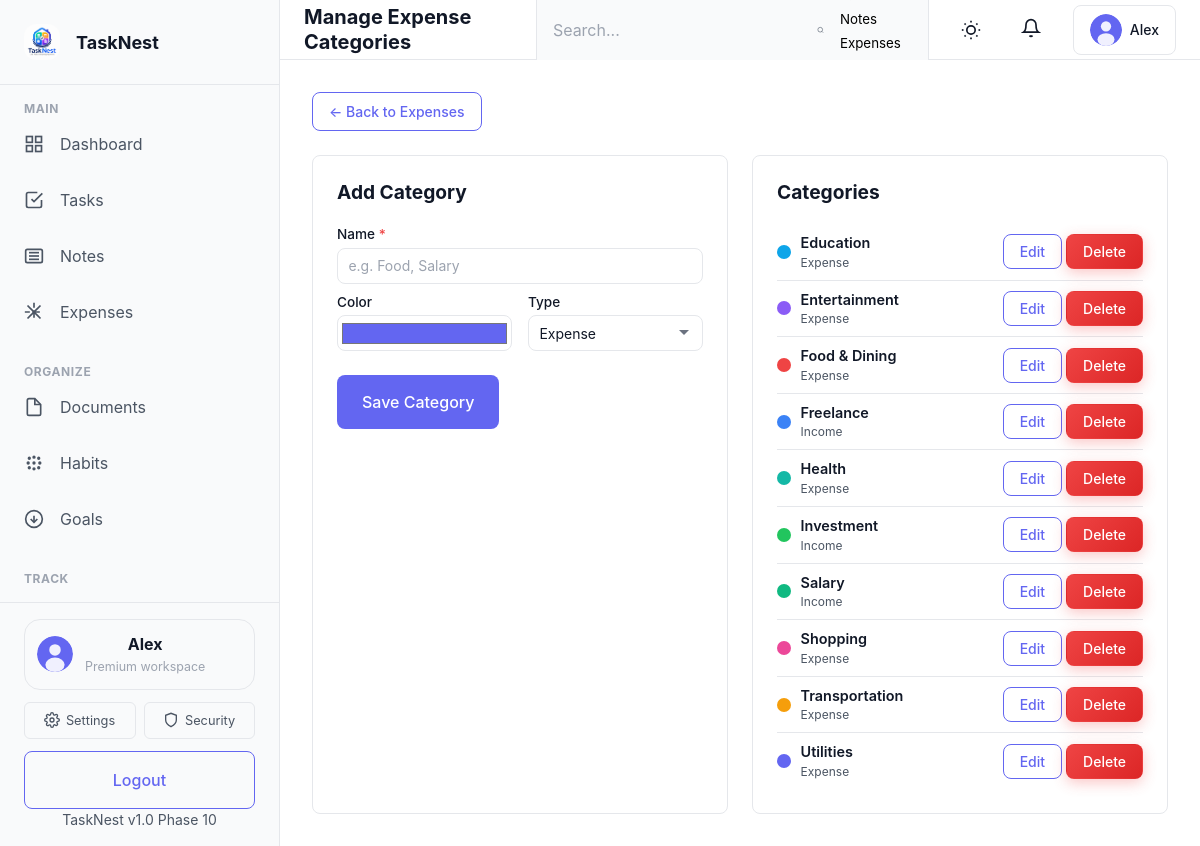
Page /modules/expenses/expenses-categories.php (signed in) on the committed database.
### tables this page shows
CREATE TABLE IF NOT EXISTS users (
    id INT PRIMARY KEY AUTO_INCREMENT,
    username VARCHAR(50) UNIQUE NOT NULL,
    email VARCHAR(120) UNIQUE NOT NULL,
    password_hash VARCHAR(255) NOT NULL,
    first_name VARCHAR(100),
    last_name VARCHAR(100),
    avatar_url VARCHAR(255),
    phone VARCHAR(20),
    bio TEXT,
    timezone VARCHAR(50) DEFAULT 'UTC',
    theme ENUM('light', 'dark') DEFAULT 'light',
    is_active TINYINT(1) DEFAULT 1,
    role ENUM('user', 'admin') DEFAULT 'user',
    created_at TIMESTAMP DEFAULT CURRENT_TIMESTAMP,
    updated_at TIMESTAMP DEFAULT CURRENT_TIMESTAMP ON UPDATE CURRENT_TIMESTAMP,
    INDEX idx_email (email),
    INDEX idx_username (username),
    INDEX idx_created_at (created_at)
);

CREATE TABLE IF NOT EXISTS expense_categories (
    id INT AUTO_INCREMENT PRIMARY KEY,
    user_id INT NOT NULL,
    name VARCHAR(100) NOT NULL,
    color VARCHAR(20) DEFAULT '#6366f1',
    type ENUM('expense', 'income') DEFAULT 'expense',
    is_deleted TINYINT(1) DEFAULT 0,
    created_at TIMESTAMP DEFAULT CURRENT_TIMESTAMP,
    updated_at TIMESTAMP DEFAULT CURRENT_TIMESTAMP ON UPDATE CURRENT_TIMESTAMP,
    FOREIGN KEY (user_id) REFERENCES users(id) ON DELETE CASCADE,
    UNIQUE KEY unique_exp_cat_user (user_id, name, type),
    INDEX idx_ec_user (user_id)
);

### modules/expenses/expenses-categories.php (the view, shortened to what the rows shown need)
<?php
require_once __DIR__ . '/../../config/db.php';
require_once __DIR__ . '/../../includes/auth.php';
require_once __DIR__ . '/../../includes/functions.php';
$user_id = $auth->getUserId();
$categories = getExpenseCategories($mysqli, $user_id);
$page_title = 'Manage Expense Categories';
include __DIR__ . '/../../includes/header.php';
?>
<div class="expenses-page">
    <div style="display:grid;grid-template-columns:1fr 1fr;gap:1.5rem;max-width:900px;">
        <div style="background:var(--bg-card);border:1px solid var(--border-color);border-radius:var(--radius-lg);padding:1.5rem;">
            <h2 style="font-size:1.2rem;font-weight:700;color:var(--text-primary);margin:0 0 1.25rem;" id="catFormTitle">Add Category</h2>
        </div>
        <div style="background:var(--bg-card);border:1px solid var(--border-color);border-radius:var(--radius-lg);padding:1.5rem;">
            <h2 style="font-size:1.2rem;font-weight:700;color:var(--text-primary);margin:0 0 1.25rem;">Categories</h2>
            <div id="categoryList">
                <?php if (!empty($categories)): ?>
                    <?php foreach ($categories as $cat): ?>
                        <div class="expense-category-item" data-id="<?php echo (int) $cat['id']; ?>">
                            <div style="display:flex;align-items:center;gap:0.6rem;">
                                <span style="display:inline-block;width:14px;height:14px;border-radius:50%;background:<?php echo htmlspecialchars($cat['color']); ?>;flex-shrink:0;"></span>
                                <div>
                                    <div style="font-size:0.9rem;font-weight:600;color:var(--text-primary);"><?php echo htmlspecialchars($cat['name']); ?></div>
                                    <div style="font-size:0.75rem;color:var(--text-secondary);text-transform:capitalize;"><?php echo htmlspecialchars($cat['type']); ?></div>
                                </div>
                            </div>
                            <div style="display:flex;gap:0.25rem;">
                                <button class="btn btn-secondary btn-sm edit-cat-btn" type="button"
                                    data-id="<?php echo (int) $cat['id']; ?>"
                                    data-name="<?php echo htmlspecialchars($cat['name']); ?>"
                                    data-color="<?php echo htmlspecialchars($cat['color']); ?>"
                                    data-type="<?php echo htmlspecialchars($cat['type']); ?>">Edit</button>
                                <button class="btn btn-danger btn-sm delete-cat-btn" type="button"
                                    data-id="<?php echo (int) $cat['id']; ?>"
                                    data-name="<?php echo htmlspecialchars($cat['name']); ?>">Delete</button>
                            </div>
                        </div>
                    <?php endforeach; ?>
                <?php else: ?>
                    <div class="empty-state" style="padding:2rem 1rem;text-align:center;">
                        <p style="color:var(--text-secondary);">No categories yet. Create one to get started.</p>
                    </div>
                <?php endif; ?>
            </div>
        </div>
    </div>
</div>
<?php include __DIR__ . '/../../includes/footer.php'; ?>

### includes/sidebar.php (shortened to what the rows shown need)
<?php
if (!isset($user) || !is_array($user)) {
    $user = $auth->getUser() ?? [];
}
$current_page = basename($_SERVER['PHP_SELF']);
$navClass = function ($page) use ($current_page) {
    return $current_page === $page ? 'active' : '';
};
?>
<aside class="sidebar" id="mainSidebar">
    <div class="sidebar-header">
        <a href="<?php echo SITE_URL; ?>/dashboard.php" class="logo">
            <img src="<?php echo SITE_URL; ?>/assets/images/logo-dark.png" alt="<?php echo SITE_NAME; ?> Logo" class="logo-img">
            <span class="logo-text"><?php echo SITE_NAME; ?></span>
        </a>
    </div>
    <nav class="sidebar-nav">
        <div class="nav-section">
            <button class="nav-section-toggle" type="button" aria-expanded="true">
                <h3 class="nav-section-title">Main</h3>
            </button>
            <ul class="nav-menu">
                <li class="nav-item <?php echo $navClass('dashboard.php'); ?>">
                    <a href="<?php echo SITE_URL; ?>/dashboard.php" class="nav-link">
                        <svg class="nav-icon" viewBox="0 0 24 24" fill="none" stroke="currentColor" stroke-width="2">
                            <rect x="3" y="3" width="7" height="7"></rect>
                            <rect x="14" y="3" width="7" height="7"></rect>
                            <rect x="14" y="14" width="7" height="7"></rect>
                            <rect x="3" y="14" width="7" height="7"></rect>
                        </svg>
                        <span class="nav-label">Dashboard</span>
                    </a>
                </li>
                <li class="nav-item <?php echo $navClass('tasks.php'); ?>">
                    <a href="<?php echo SITE_URL; ?>/tasks.php" class="nav-link">
                        <svg class="nav-icon" viewBox="0 0 24 24" fill="none" stroke="currentColor" stroke-width="2">
                            <polyline points="9 11 12 14 22 4"></polyline>
                            <path d="M21 12v7a2 2 0 0 1-2 2H5a2 2 0 0 1-2-2V5a2 2 0 0 1 2-2h11"></path>
                        </svg>
                        <span class="nav-label">Tasks</span>
                    </a>
                </li>
                <li class="nav-item <?php echo $navClass('notes.php'); ?>">
                    <a href="<?php echo SITE_URL; ?>/notes.php" class="nav-link">
                        <svg class="nav-icon" viewBox="0 0 24 24" fill="none" stroke="currentColor" stroke-width="2">
                            <path d="M4 4h16a2 2 0 0 1 2 2v12a2 2 0 0 1-2 2H4a2 2 0 0 1-2-2V6a2 2 0 0 1 2-2z"></path>
                            <line x1="6" y1="8" x2="18" y2="8"></line>
                            <line x1="6" y1="12" x2="18" y2="12"></line>
                            <line x1="6" y1="16" x2="18" y2="16"></line>
                        </svg>
                        <span class="nav-label">Notes</span>
                    </a>
                </li>
                <li class="nav-item <?php echo $navClass('expenses.php'); ?>">
                    <a href="<?php echo SITE_URL; ?>/expenses.php" class="nav-link">
                        <span class="nav-label">Expenses</span>
                    </a>
                </li>
            </ul>
        </div>
        <div class="nav-section">
            <button class="nav-section-toggle" type="button" aria-expanded="true">
                <h3 class="nav-section-title">Organize</h3>
            </button>
            <ul class="nav-menu">
                <li class="nav-item <?php echo $navClass('documents.php'); ?>">
                    <a href="<?php echo SITE_URL; ?>/documents.php" class="nav-link">
                        <svg class="nav-icon" viewBox="0 0 24 24" fill="none" stroke="currentColor" stroke-width="2">
                            <path d="M13 2H6a2 2 0 0 0-2 2v16a2 2 0 0 0 2 2h12a2 2 0 0 0 2-2V9z"></path>
                            <polyline points="13 2 13 9 20 9"></polyline>
                        </svg>
                        <span class="nav-label">Documents</span>
                    </a>
                </li>
                <li class="nav-item <?php echo $navClass('habits.php'); ?>">
                    <a href="<?php echo SITE_URL; ?>/habits.php" class="nav-link">
                        <span class="nav-label">Habits</span>
                    </a>
                </li>
                <li class="nav-item <?php echo $navClass('goals.php'); ?>">
                    <a href="<?php echo SITE_URL; ?>/goals.php" class="nav-link">
                        <svg class="nav-icon" viewBox="0 0 24 24" fill="none" stroke="currentColor" stroke-width="2">
                            <circle cx="12" cy="12" r="10"></circle>
                            <polyline points="8 12 12 16 16 12"></polyline>
                            <line x1="12" y1="8" x2="12" y2="16"></line>
                        </svg>
                        <span class="nav-label">Goals</span>
                    </a>
                </li>
            </ul>
        </div>
        <div class="nav-section">
            <button class="nav-section-toggle" type="button" aria-expanded="true">
                <h3 class="nav-section-title">Track</h3>
            </button>
            <ul class="nav-menu">
                <li class="nav-item <?php echo $navClass('shopping.php'); ?>">
                    <a href="<?php echo SITE_URL; ?>/shopping.php" class="nav-link">
                    </a>
                </li>
            </ul>
        </div>
    </nav>
    <div class="sidebar-footer">
        <div class="sidebar-profile">
            <?php if (!empty($user['avatar_url'])): ?>
                <img src="<?php echo SITE_URL; ?>/<?php echo htmlspecialchars($user['avatar_url']); ?>" alt="Profile" class="sidebar-profile-avatar">
            <?php else: ?>
                <img src="<?php echo SITE_URL; ?>/assets/images/default-avatar.svg" alt="Profile" class="sidebar-profile-avatar">
            <?php endif; ?>
            <div>
                <strong><?php echo htmlspecialchars($user['first_name'] ?? $user['username']); ?></strong>
                <p>Premium workspace</p>
            </div>
        </div>
        <div class="sidebar-footer-links">
            <a href="<?php echo SITE_URL; ?>/settings.php" class="sidebar-footer-link">
                <span>Settings</span>
            </a>
            <a href="<?php echo SITE_URL; ?>/auth/2fa-setup.php" class="sidebar-footer-link">
                <svg viewBox="0 0 24 24" fill="none" stroke="currentColor" stroke-width="2" width="16" height="16"><path d="M12 22s8-4 8-10V5l-8-3-8 3v7c0 6 8 10 8 10z"></path></svg>
                <span>Security</span>
            </a>
        </div>
        <a href="<?php echo SITE_URL; ?>/auth/logout.php" class="btn btn-secondary btn-block">Logout</a>
        <div class="version-info">
            <small>TaskNest v1.0 Phase 10</small>
        </div>
    </div>
</aside>

### includes/navbar.php (shortened to what the rows shown need)
<?php
$user = $auth->getUser();
$avatar_url = $user['avatar_url'] ?? '';
if (empty($avatar_url) || $avatar_url === SITE_URL . '/') {
    $avatar_url = SITE_URL . '/assets/images/default-avatar.svg';
}
?>
<nav class="top-navbar">
    <div class="navbar-left">
        <h1 class="page-title"><?php echo htmlspecialchars($page_title ?? 'Dashboard', ENT_QUOTES, 'UTF-8'); ?></h1>
    </div>
    <div class="navbar-right">
        <div class="search-box">
            <input type="text" class="search-input" id="dashboardSearch" placeholder="Search..." aria-label="Search">
            <svg class="icon" viewBox="0 0 24 24" fill="none" stroke="currentColor" stroke-width="2">
                <circle cx="11" cy="11" r="8"></circle>
                <path d="m21 21-4.35-4.35"></path>
            </svg>
            <div class="search-suggestions" id="searchSuggestions">
                <button type="button">Notes</button>
                <button type="button">Expenses</button>
                <button type="button">Goals</button>
            </div>
        </div>
        <button class="theme-toggle" id="themeToggle" aria-label="Toggle theme">
        </button>
        <div class="navbar-notifications-wrapper">
            <button class="navbar-icon-btn" id="notificationsBtn" aria-label="Notifications">
                <svg class="icon" viewBox="0 0 24 24" fill="none" stroke="currentColor" stroke-width="2">
                    <path d="M18 8A6 6 0 0 0 6 8c0 7-3 9-3 9h18s-3-2-3-9"></path>
                    <path d="M13.73 21a2 2 0 0 1-3.46 0"></path>
                </svg>
            </button>
        </div>
        <div class="user-menu-wrapper">
            <button class="user-menu-btn" id="userMenuBtn" aria-label="User menu">
                <img src="<?php echo htmlspecialchars($avatar_url); ?>" alt="User avatar" class="user-avatar">
                <span class="user-name"><?php echo htmlspecialchars($user['first_name'] ?? $user['username']); ?></span>
            </button>
        </div>
    </div>
</nav>

### rows in the picture
users: first_name "Alex"
expense_categories: name "Education", type "Expense"
expense_categories: name "Entertainment", type "Expense"
expense_categories: name "Food & Dining", type "Expense"
expense_categories: name "Freelance", type "Income"
expense_categories: name "Health", type "Expense"
expense_categories: name "Investment", type "Income"
expense_categories: name "Salary", type "Income"
expense_categories: name "Shopping", type "Expense"
expense_categories: name "Transportation", type "Expense"
expense_categories: name "Utilities", type "Expense"

### other values in the picture
SITE_NAME "TaskNest"
$page_title "Manage Expense Categories"
